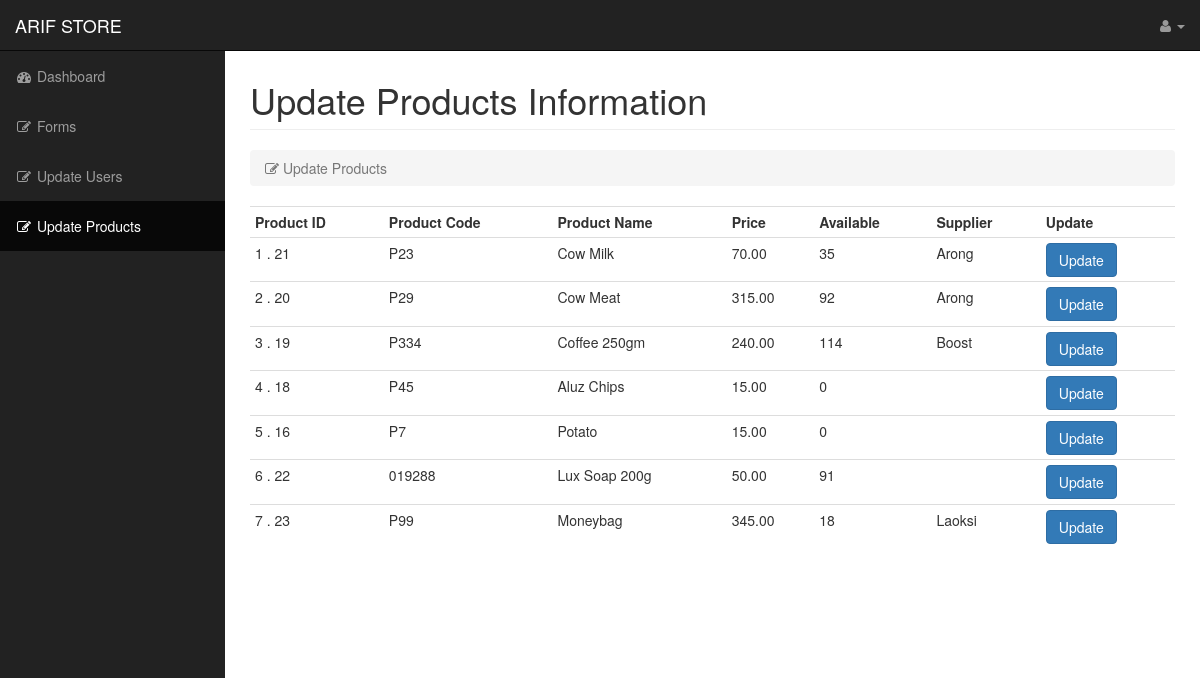
/arifstore/admin/updateproducts.php, run on the app's committed database.
### tables this page shows
CREATE TABLE `products` (
  `id` int(11) NOT NULL,
  `product_code` varchar(60) NOT NULL,
  `product_name` varchar(60) NOT NULL,
  `price` decimal(10,2) NOT NULL,
  `products_available` int(11) NOT NULL,
  `products_supplier` varchar(30) DEFAULT NULL
);

### arifstore/admin/updateproducts.php (the view, shortened to what this page needs)
<?php include '../config.php';
?>
<!DOCTYPE html>
<html lang="en">
<head>
    <link href="../css/bootstrap.min.css" rel="stylesheet">
    <link href="../css/sb-admin.css" rel="stylesheet">
    <link href="../css/plugins/morris.css" rel="stylesheet">
    <link href="../font-awesome/css/font-awesome.min.css" rel="stylesheet" type="text/css">
    <link href="../style.css" rel="stylesheet">
</head>
<body>
    <div id="wrapper">
        <nav class="navbar navbar-inverse navbar-fixed-top" role="navigation">
            <div class="navbar-header">
                <a class="navbar-brand" href="dashboard.php">ARIF STORE</a>
            </div>
                        <ul class="nav navbar-right top-nav">
                <li class="dropdown">
                    <a href="#" class="dropdown-toggle" data-toggle="dropdown"><i class="fa fa-user"></i> <?php echo $_SESSION["user"]?><b class="caret"></b></a>
                </li>
            </ul>
            <div class="collapse navbar-collapse navbar-ex1-collapse">
                <ul class="nav navbar-nav side-nav">
                     <li>
                        <a href="dashboard.php"><i class="fa fa-fw fa-dashboard"></i> Dashboard</a>
                    </li>
                    <li>
                        <a href="forms.php"><i class="fa fa-fw fa-edit"></i> Forms</a>
                    </li>
					<li>
                        <a href="updateusers.php"><i class="fa fa-fw fa-edit"></i> Update Users</a>
                    </li>
					<li class="active">
                        <a href="updateproducts.php"><i class="fa fa-fw fa-edit"></i> Update Products</a>
                    </li>
                </ul>
            </div>
        </nav>
        <div id="page-wrapper">
            <div class="container-fluid">
                <div class="row">
                    <div class="col-lg-12">
                        <h1 class="page-header">
                            Update Products Information
                        </h1>
                        <ol class="breadcrumb">
                            <li class="active">
                                <i class="fa fa-edit"></i> Update Products
                            </li>
                        </ol>
                    </div>
                </div>
                <div class="row">
					<div class="col-lg-12">
					<?php
						  $var = 0 ;
                          $getselect = $mysqli->query("SELECT * FROM products");
                          echo "<table class=\"table table-condensed\" ><tr><th>Product ID</th><th>Product Code </th><th>Product Name</th><th>Price</th><th>Available</th><th>Supplier</th><th>Update</th></tr>";
                          while( $product=mysqli_fetch_assoc($getselect) ) {
							   $var++;
                    ?>
								<tr>
                                <form method="get" action="single_product_update.php">
                                            <td><?php echo $var. "  . " . $product['id']; ?></td>
                                            <td><?php echo $product['product_code']; ?></td>
                                            <td><?php echo $product['product_name']; ?></td>
											<td><?php echo $product['price']; ?></td>
											<td><?php echo $product['products_available']; ?></td>
											<td><?php echo $product['products_supplier']; ?></td>
											<td><input type="submit" class="btn btn-primary" name="update" value="Update" /></td>
                                </form>
								<tr>
                    <?php }
                        echo "</div>";
                    ?>
					</div>
				</div>
			</div>
		</div>
</body>
</html>

### arifstore/css/sb-admin.css (style rules this page uses)
body { margin-top: 100px; background-color: #222; }
@media (min-width:768px) { body { margin-top: 50px; } }
#wrapper { padding-left: 0; }
#page-wrapper { width: 100%; padding: 0; background-color: #fff; }
@media (min-width:768px) { #wrapper { padding-left: 225px; } }
@media (min-width:768px) { #page-wrapper { padding: 10px; } }
.top-nav { padding: 0 15px; }
.top-nav>li { display: inline-block; float: left; }
.top-nav>li>a { padding-top: 15px; padding-bottom: 15px; line-height: 20px; color: #999; }
@media (min-width:768px) { .side-nav { position: fixed; top: 51px; left: 225px; width: 225px; margin-left: -225px; border: none; border-radius: 0; overflow-y: auto; background-color: #222; bottom: 0; overflow-x: hidden; padding-bottom: 40px; } }
@media (min-width:768px) { .side-nav>li>a { width: 225px; } }

### arifstore/style.css (style rules this page uses)
body { background-color: #fff; margin-top:30px }
.container-fluid { min-height: 600px; }

### data on the page
products: id "21", product_code "P23", product_name "Cow Milk", price "70.00", products_available "35", products_supplier "Arong"
products: id "20", product_code "P29", product_name "Cow Meat", price "315.00", products_available "92", products_supplier "Arong"
products: id "19", product_code "P334", product_name "Coffee 250gm", price "240.00", products_available "114", products_supplier "Boost"
products: id "18", product_code "P45", product_name "Aluz Chips", price "15.00", products_available "0"
products: id "16", product_code "P7", product_name "Potato", price "15.00", products_available "0"
products: id "22", product_code "019288", product_name "Lux Soap 200g", price "50.00", products_available "91"
products: id "23", product_code "P99", product_name "Moneybag", price "345.00", products_available "18", products_supplier "Laoksi"
